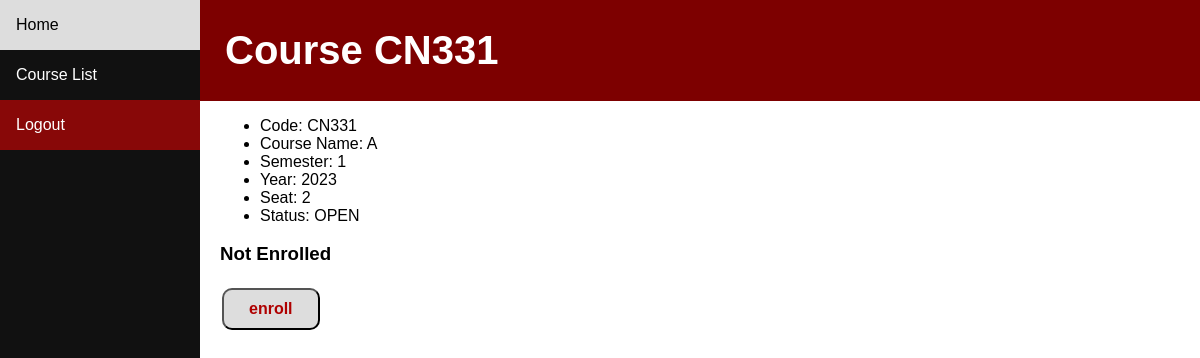
Before: /course/CN331 (signed in) with the older database file.
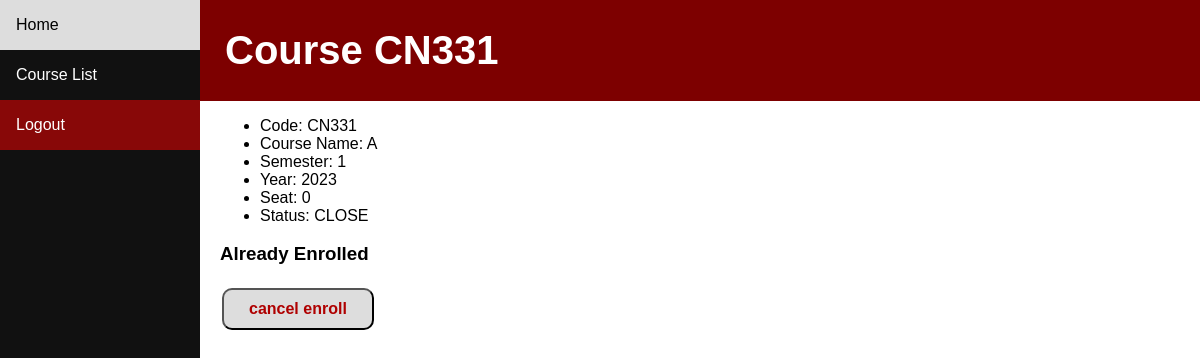
After: the same page with the newer database file.
### students/models.py (models this page shows, shortened)
class Course(models.Model):
    code = models.CharField(max_length=5)
    course_name = models.CharField(max_length=64)
    semester = models.PositiveSmallIntegerField(choices=((1,1), (2,2), (3,3)))
    year = models.PositiveSmallIntegerField()
    seat = models.PositiveSmallIntegerField()
    status = models.CharField(max_length=5, choices=(("OPEN", "Open"), ("CLOSE", "Close")))

### students/views.py (the view)
# urls.py: path('course/<str:course_code>', views.course_info, name="course_info"),
def course_info(request, course_code):
    if not request.user.is_authenticated:
        return HttpResponseRedirect(reverse('login'))
    course = Course.objects.get(code=course_code)
    profile = Profile.objects.get(user=request.user)
    check = profile.courses.filter(pk = course.id).count() != 0
    return render(request, "students/course_info.html", {
        'course': course,
        'check' : check,
    })

### students/templates/students/course_info.html (shortened to what this page needs)
{% extends "students/layout.html" %}
{% block header %}
    <h1>Course {{ course.code }}</h1>
{% endblock %}
{% block body %}
<ul>
    <li>Code: {{ course.code }}</li>
    <li>Course Name: {{ course.course_name}}</li>
    <li>Semester: {{ course.semester }}</li>
    <li>Year: {{ course.year }}</li>
    <li>Seat: {{ course.seat }}</li>
    <li>Status: {{ course.status }}</li>
</ul>
{% if check == True %}
    <h3>Already Enrolled</h3>
    <form action="{% url 'cancel_enroll' course.code %}" method="POST">
        <input type="submit" class="button" value="cancel enroll">
    </form>
{% else %}
    <h3>Not Enrolled</h3>
    <form action="{% url 'enroll' course.code %}" method="POST">
        <input type="submit" class="button" value="enroll">
    </form>
{% endif %}
{% endblock %}

Changed rows visible on the page:
changed Course "CN331": seat "2" → "0"; status "OPEN" → "CLOSE"
Other visible differences:
form field value: (not shown) → "cancel enroll"
form field value: "enroll" → (not shown)
text no longer shown: "Not Enrolled"
text now shown: "Already Enrolled"
